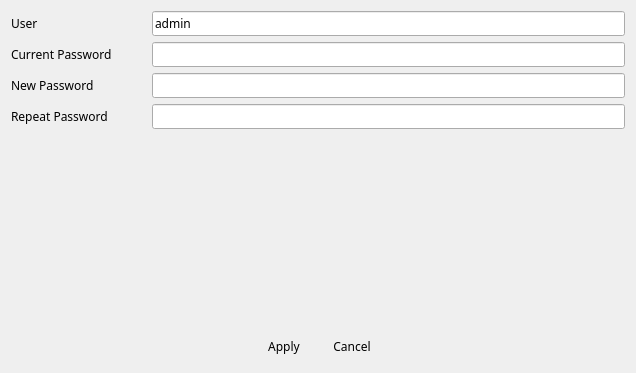
<?xml version="1.0" encoding="UTF-8"?>
<ui version="4.0">
 <class>VSCStorUser</class>
 <widget class="QWidget" name="VSCStorUser">
  <property name="geometry">
   <rect>
    <x>0</x>
    <y>0</y>
    <width>636</width>
    <height>373</height>
   </rect>
  </property>
  <property name="font">
   <font>
    <family>나눔스퀘어_ac</family>
   </font>
  </property>
  <property name="windowTitle">
   <string>Master Hard Disk Selecting</string>
  </property>
  <property name="windowIcon">
   <iconset>
    <normaloff>:/logo/resources/vscsmall.jpg</normaloff>:/logo/resources/vscsmall.jpg</iconset>
  </property>
  <layout class="QVBoxLayout" name="verticalLayout">
   <item>
    <layout class="QGridLayout" name="gridLayout">
     <property name="horizontalSpacing">
      <number>40</number>
     </property>
     <item row="2" column="2">
      <widget class="QLineEdit" name="newPasswd">
       <property name="maximumSize">
        <size>
         <width>16777215</width>
         <height>16777215</height>
        </size>
       </property>
       <property name="echoMode">
        <enum>QLineEdit::Password</enum>
       </property>
       <property name="readOnly">
        <bool>false</bool>
       </property>
      </widget>
     </item>
     <item row="0" column="2">
      <widget class="QLineEdit" name="user">
       <property name="text">
        <string>admin</string>
       </property>
       <property name="readOnly">
        <bool>true</bool>
       </property>
      </widget>
     </item>
     <item row="0" column="0">
      <widget class="QLabel" name="label">
       <property name="text">
        <string>User</string>
       </property>
      </widget>
     </item>
     <item row="1" column="0">
      <widget class="QLabel" name="label_2">
       <property name="text">
        <string>Current Password</string>
       </property>
      </widget>
     </item>
     <item row="1" column="2">
      <widget class="QLineEdit" name="curPasswd">
       <property name="maximumSize">
        <size>
         <width>16777215</width>
         <height>16777215</height>
        </size>
       </property>
       <property name="echoMode">
        <enum>QLineEdit::Password</enum>
       </property>
       <property name="readOnly">
        <bool>false</bool>
       </property>
      </widget>
     </item>
     <item row="2" column="0">
      <widget class="QLabel" name="label_4">
       <property name="text">
        <string>New Password</string>
       </property>
      </widget>
     </item>
     <item row="3" column="0">
      <widget class="QLabel" name="label_5">
       <property name="text">
        <string>Repeat Password</string>
       </property>
      </widget>
     </item>
     <item row="3" column="2">
      <widget class="QLineEdit" name="repeatPasswd">
       <property name="maximumSize">
        <size>
         <width>16777215</width>
         <height>16777215</height>
        </size>
       </property>
       <property name="echoMode">
        <enum>QLineEdit::Password</enum>
       </property>
       <property name="readOnly">
        <bool>false</bool>
       </property>
      </widget>
     </item>
    </layout>
   </item>
   <item>
    <spacer name="verticalSpacer">
     <property name="orientation">
      <enum>Qt::Vertical</enum>
     </property>
     <property name="sizeHint" stdset="0">
      <size>
       <width>20</width>
       <height>40</height>
      </size>
     </property>
    </spacer>
   </item>
   <item>
    <layout class="QHBoxLayout" name="horizontalLayout">
     <item>
      <spacer name="horizontalSpacer">
       <property name="orientation">
        <enum>Qt::Horizontal</enum>
       </property>
       <property name="sizeHint" stdset="0">
        <size>
         <width>40</width>
         <height>20</height>
        </size>
       </property>
      </spacer>
     </item>
     <item>
      <widget class="QPushButton" name="pushButtonApply">
       <property name="minimumSize">
        <size>
         <width>62</width>
         <height>32</height>
        </size>
       </property>
       <property name="maximumSize">
        <size>
         <width>62</width>
         <height>32</height>
        </size>
       </property>
       <property name="font">
        <font>
         <family>나눔스퀘어_ac</family>
        </font>
       </property>
       <property name="styleSheet">
        <string notr="true">QPushButton { 
background-image: url(:/action/resources/button.png);}
QPushButton:hover {
background-image: url(:/action/resources/buttonhover.png);}
QPushButton:pressed {
background-image: url(:/action/resources/buttonpress.png);}</string>
       </property>
       <property name="text">
        <string>Apply</string>
       </property>
       <property name="iconSize">
        <size>
         <width>0</width>
         <height>0</height>
        </size>
       </property>
       <property name="flat">
        <bool>true</bool>
       </property>
      </widget>
     </item>
     <item>
      <widget class="QPushButton" name="pushButtonCancel">
       <property name="minimumSize">
        <size>
         <width>62</width>
         <height>32</height>
        </size>
       </property>
       <property name="maximumSize">
        <size>
         <width>62</width>
         <height>32</height>
        </size>
       </property>
       <property name="font">
        <font>
         <family>나눔스퀘어_ac</family>
        </font>
       </property>
       <property name="styleSheet">
        <string notr="true">QPushButton { 
background-image: url(:/action/resources/button.png);}
QPushButton:hover {
background-image: url(:/action/resources/buttonhover.png);}
QPushButton:pressed {
background-image: url(:/action/resources/buttonpress.png);}</string>
       </property>
       <property name="text">
        <string>Cancel</string>
       </property>
       <property name="iconSize">
        <size>
         <width>0</width>
         <height>0</height>
        </size>
       </property>
       <property name="flat">
        <bool>true</bool>
       </property>
      </widget>
     </item>
     <item>
      <spacer name="horizontalSpacer_2">
       <property name="orientation">
        <enum>Qt::Horizontal</enum>
       </property>
       <property name="sizeHint" stdset="0">
        <size>
         <width>40</width>
         <height>20</height>
        </size>
       </property>
      </spacer>
     </item>
    </layout>
   </item>
  </layout>
 </widget>
 <resources>
  <include location="../../../main/vscmainwindows.qrc"/>
 </resources>
 <connections/>
</ui>
